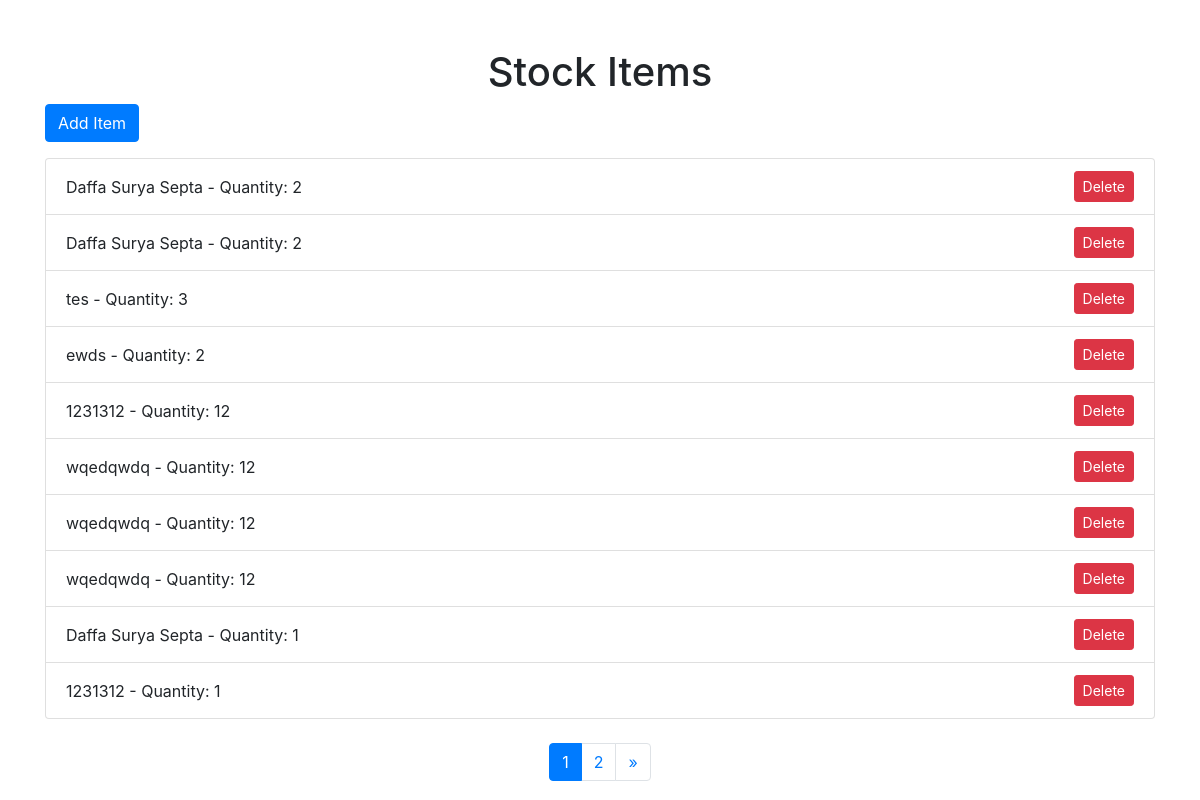
The page / on the database its author committed.
### models.py (models this page shows, shortened)
class StockItem(db.Model):
    id = db.Column(db.Integer, primary_key=True)
    name = db.Column(db.String(100), nullable=False)
    quantity = db.Column(db.Integer, nullable=False)

### app.py (the view)
@app.route('/')
def index():
    page = request.args.get('page', 1, type=int)
    items_per_page = 10
    items = StockItem.query.paginate(page=page, per_page=items_per_page, error_out=False)
    return render_template('stock.html', items=items)

### app.py (called while the page is built)
@app.before_request
def create_tables():
    db.create_all()  # Ensure tables are created

### templates/stock.html (shortened to what this page needs)
<!DOCTYPE html>
<html lang="en">
<head>
    <link rel="stylesheet" href="https://stackpath.bootstrapcdn.com/bootstrap/4.5.2/css/bootstrap.min.css">
</head>
<body>
    <div class="container mt-5">
        <h1 class="text-center">Stock Items</h1>
        <a href="{{ url_for('add_item') }}" class="btn btn-primary mb-3">Add Item</a>
        <ul class="list-group">
            {% for item in items.items %}
                <li class="list-group-item d-flex justify-content-between align-items-center">
                    {{ item.name }} - Quantity: {{ item.quantity }}
                    <form action="{{ url_for('delete_item', item_id=item.id) }}" method="post" style="display:inline;">
                        <button type="submit" class="btn btn-danger btn-sm">Delete</button>
                    </form>
                </li>
            {% endfor %}
        </ul>
        <nav aria-label="Page navigation">
            <ul class="pagination justify-content-center mt-4">
                {% for num in range(1, items.pages + 1) %}
                    <li class="page-item {% if num == items.page %}active{% endif %}">
                        <a class="page-link" href="{{ url_for('index', page=num) }}">{{ num }}</a>
                    </li>
                {% endfor %}
                {% if items.has_next %}
                    <li class="page-item">
                        <a class="page-link" href="{{ url_for('index', page=items.next_num) }}" aria-label="Next">
                            <span aria-hidden="true">&raquo;</span>
                        </a>
                    </li>
                {% endif %}
            </ul>
        </nav>
    </div>
</body>
</html>

### rows shown on the page
StockItem: name "Daffa Surya Septa", quantity "2"
StockItem: name "Daffa Surya Septa", quantity "2"
StockItem: name "tes", quantity "3"
StockItem: name "ewds", quantity "2"
StockItem: name "1231312", quantity "12"
StockItem: name "wqedqwdq", quantity "12"
StockItem: name "wqedqwdq", quantity "12"
StockItem: name "wqedqwdq", quantity "12"
StockItem: name "Daffa Surya Septa", quantity "1"
StockItem: name "1231312", quantity "1"

### other values the page prints
{{ num }} "1" "2"
